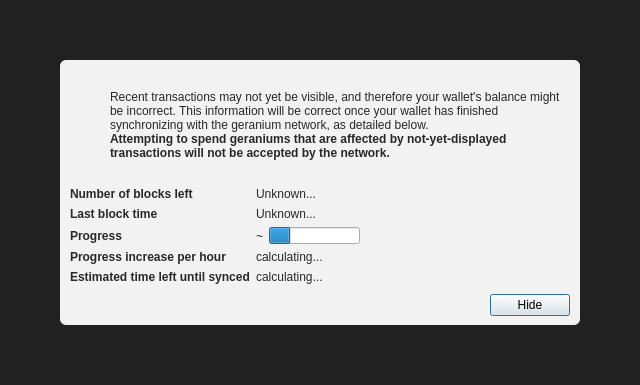
<?xml version="1.0" encoding="UTF-8"?>
<ui version="4.0">
 <class>ModalOverlay</class>
 <widget class="ModalOverlay" name="ModalOverlay">
  <property name="geometry">
   <rect>
    <x>0</x>
    <y>0</y>
    <width>640</width>
    <height>385</height>
   </rect>
  </property>
  <property name="windowTitle">
   <string>Form</string>
  </property>
  <layout class="QVBoxLayout" name="verticalLayout" stretch="0">
   <property name="sizeConstraint">
    <enum>QLayout::SetDefaultConstraint</enum>
   </property>
   <property name="leftMargin">
    <number>0</number>
   </property>
   <property name="topMargin">
    <number>0</number>
   </property>
   <property name="rightMargin">
    <number>0</number>
   </property>
   <property name="bottomMargin">
    <number>0</number>
   </property>
   <item>
    <widget class="QWidget" name="bgWidget" native="true">
     <property name="styleSheet">
      <string notr="true">#bgWidget { background: rgba(0,0,0,220); }</string>
     </property>
     <layout class="QVBoxLayout" name="verticalLayoutMain" stretch="1">
      <property name="leftMargin">
       <number>60</number>
      </property>
      <property name="topMargin">
       <number>60</number>
      </property>
      <property name="rightMargin">
       <number>60</number>
      </property>
      <property name="bottomMargin">
       <number>60</number>
      </property>
      <item>
       <widget class="QWidget" name="contentWidget" native="true">
        <property name="styleSheet">
         <string notr="true">#contentWidget { background: rgba(255,255,255,240); border-radius: 6px; }

QLabel { color: rgb(40,40,40);  }</string>
        </property>
        <layout class="QVBoxLayout" name="verticalLayoutSub" stretch="1,0,0,0">
         <property name="spacing">
          <number>0</number>
         </property>
         <property name="leftMargin">
          <number>10</number>
         </property>
         <property name="topMargin">
          <number>10</number>
         </property>
         <property name="rightMargin">
          <number>10</number>
         </property>
         <property name="bottomMargin">
          <number>10</number>
         </property>
         <item>
          <layout class="QHBoxLayout" name="horizontalLayoutIconText" stretch="0,1">
           <property name="topMargin">
            <number>20</number>
           </property>
           <item>
            <layout class="QVBoxLayout" name="verticalLayoutIcon">
             <property name="leftMargin">
              <number>0</number>
             </property>
             <item>
              <widget class="QPushButton" name="warningIcon">
               <property name="enabled">
                <bool>false</bool>
               </property>
               <property name="text">
                <string/>
               </property>
               <property name="icon">
                <iconset>
                 <normaloff>:/icons/warning</normaloff>
                 <disabledoff>:/icons/warning</disabledoff>:/icons/warning</iconset>
               </property>
               <property name="iconSize">
                <size>
                 <width>48</width>
                 <height>48</height>
                </size>
               </property>
               <property name="flat">
                <bool>true</bool>
               </property>
              </widget>
             </item>
             <item>
              <spacer name="verticalSpacerWarningIcon">
               <property name="orientation">
                <enum>Qt::Vertical</enum>
               </property>
               <property name="sizeHint" stdset="0">
                <size>
                 <width>20</width>
                 <height>40</height>
                </size>
               </property>
              </spacer>
             </item>
            </layout>
           </item>
           <item>
            <layout class="QVBoxLayout" name="verticalLayoutInfoText">
             <property name="leftMargin">
              <number>0</number>
             </property>
             <property name="topMargin">
              <number>0</number>
             </property>
             <item>
              <widget class="QLabel" name="infoText">
               <property name="text">
                <string>Recent transactions may not yet be visible, and therefore your wallet's balance might be incorrect. This information will be correct once your wallet has finished synchronizing with the geranium network, as detailed below.</string>
               </property>
               <property name="textFormat">
                <enum>Qt::RichText</enum>
               </property>
               <property name="wordWrap">
                <bool>true</bool>
               </property>
              </widget>
             </item>
             <item>
              <widget class="QLabel" name="infoTextStrong">
               <property name="font">
                <font>
                 <weight>75</weight>
                 <bold>true</bold>
                </font>
               </property>
               <property name="text">
                <string>Attempting to spend geraniums that are affected by not-yet-displayed transactions will not be accepted by the network.</string>
               </property>
               <property name="textFormat">
                <enum>Qt::RichText</enum>
               </property>
               <property name="wordWrap">
                <bool>true</bool>
               </property>
              </widget>
             </item>
             <item>
              <spacer name="verticalSpacerInTextSpace">
               <property name="orientation">
                <enum>Qt::Vertical</enum>
               </property>
               <property name="sizeHint" stdset="0">
                <size>
                 <width>20</width>
                 <height>40</height>
                </size>
               </property>
              </spacer>
             </item>
            </layout>
           </item>
          </layout>
         </item>
         <item>
          <spacer name="verticalSpacerAfterText">
           <property name="orientation">
            <enum>Qt::Vertical</enum>
           </property>
           <property name="sizeHint" stdset="0">
            <size>
             <width>20</width>
             <height>40</height>
            </size>
           </property>
          </spacer>
         </item>
         <item>
          <layout class="QFormLayout" name="formLayout">
           <property name="fieldGrowthPolicy">
            <enum>QFormLayout::FieldsStayAtSizeHint</enum>
           </property>
           <property name="horizontalSpacing">
            <number>6</number>
           </property>
           <property name="verticalSpacing">
            <number>6</number>
           </property>
           <property name="topMargin">
            <number>10</number>
           </property>
           <item row="0" column="0">
            <widget class="QLabel" name="labelNumberOfBlocksLeft">
             <property name="font">
              <font>
               <weight>75</weight>
               <bold>true</bold>
              </font>
             </property>
             <property name="text">
              <string>Number of blocks left</string>
             </property>
            </widget>
           </item>
           <item row="0" column="1">
            <widget class="QLabel" name="numberOfBlocksLeft">
             <property name="text">
              <string>Unknown...</string>
             </property>
            </widget>
           </item>
           <item row="1" column="0">
            <widget class="QLabel" name="labelLastBlockTime">
             <property name="font">
              <font>
               <weight>75</weight>
               <bold>true</bold>
              </font>
             </property>
             <property name="text">
              <string>Last block time</string>
             </property>
            </widget>
           </item>
           <item row="1" column="1">
            <widget class="QLabel" name="newestBlockDate">
             <property name="sizePolicy">
              <sizepolicy hsizetype="Maximum" vsizetype="Preferred">
               <horstretch>0</horstretch>
               <verstretch>0</verstretch>
              </sizepolicy>
             </property>
             <property name="text">
              <string>Unknown...</string>
             </property>
            </widget>
           </item>
           <item row="2" column="0">
            <widget class="QLabel" name="labelSyncDone">
             <property name="font">
              <font>
               <weight>75</weight>
               <bold>true</bold>
              </font>
             </property>
             <property name="text">
              <string>Progress</string>
             </property>
            </widget>
           </item>
           <item row="2" column="1">
            <layout class="QHBoxLayout" name="horizontalLayoutSync" stretch="0,1">
             <item>
              <widget class="QLabel" name="percentageProgress">
               <property name="text">
                <string notr="true">~</string>
               </property>
              </widget>
             </item>
             <item>
              <widget class="QProgressBar" name="progressBar">
               <property name="value">
                <number>24</number>
               </property>
               <property name="format">
                <string/>
               </property>
              </widget>
             </item>
            </layout>
           </item>
           <item row="4" column="0">
            <widget class="QLabel" name="labelProgressIncrease">
             <property name="font">
              <font>
               <weight>75</weight>
               <bold>true</bold>
              </font>
             </property>
             <property name="text">
              <string>Progress increase per hour</string>
             </property>
            </widget>
           </item>
           <item row="4" column="1">
            <widget class="QLabel" name="progressIncreasePerH">
             <property name="text">
              <string>calculating...</string>
             </property>
            </widget>
           </item>
           <item row="5" column="0">
            <widget class="QLabel" name="labelEstimatedTimeLeft">
             <property name="font">
              <font>
               <weight>75</weight>
               <bold>true</bold>
              </font>
             </property>
             <property name="text">
              <string>Estimated time left until synced</string>
             </property>
            </widget>
           </item>
           <item row="5" column="1">
            <widget class="QLabel" name="expectedTimeLeft">
             <property name="text">
              <string>calculating...</string>
             </property>
            </widget>
           </item>
          </layout>
         </item>
         <item>
          <layout class="QHBoxLayout" name="horizontalLayoutButtons">
           <property name="leftMargin">
            <number>10</number>
           </property>
           <property name="topMargin">
            <number>10</number>
           </property>
           <item>
            <spacer name="horizontalSpacer">
             <property name="orientation">
              <enum>Qt::Horizontal</enum>
             </property>
             <property name="sizeHint" stdset="0">
              <size>
               <width>40</width>
               <height>20</height>
              </size>
             </property>
            </spacer>
           </item>
           <item>
            <widget class="QPushButton" name="closeButton">
             <property name="text">
              <string>Hide</string>
             </property>
             <property name="focusPolicy">
              <enum>Qt::StrongFocus</enum>
             </property>
             <property name="default">
              <bool>true</bool>
             </property>
            </widget>
           </item>
          </layout>
         </item>
        </layout>
       </widget>
      </item>
     </layout>
    </widget>
   </item>
  </layout>
 </widget>
 <customwidgets>
  <customwidget>
   <class>ModalOverlay</class>
   <extends>QWidget</extends>
   <header>qt/modaloverlay.h</header>
   <container>1</container>
  </customwidget>
 </customwidgets>
 <resources/>
 <connections/>
</ui>
